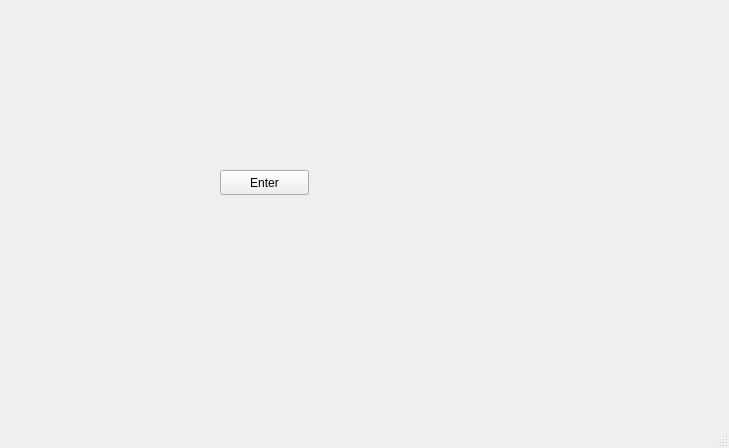
<?xml version="1.0" encoding="UTF-8"?>
<ui version="4.0">
 <class>MainWindow</class>
 <widget class="QMainWindow" name="MainWindow">
  <property name="geometry">
   <rect>
    <x>0</x>
    <y>0</y>
    <width>729</width>
    <height>448</height>
   </rect>
  </property>
  <property name="windowTitle">
   <string>Message</string>
  </property>
  <widget class="QWidget" name="centralwidget">
   <widget class="QPushButton" name="entrBtn">
    <property name="geometry">
     <rect>
      <x>220</x>
      <y>170</y>
      <width>89</width>
      <height>25</height>
     </rect>
    </property>
    <property name="text">
     <string>Enter</string>
    </property>
   </widget>
  </widget>
  <widget class="QMenuBar" name="menubar">
   <property name="geometry">
    <rect>
     <x>0</x>
     <y>0</y>
     <width>729</width>
     <height>22</height>
    </rect>
   </property>
  </widget>
  <widget class="QStatusBar" name="statusbar"/>
 </widget>
 <resources/>
 <connections/>
</ui>
